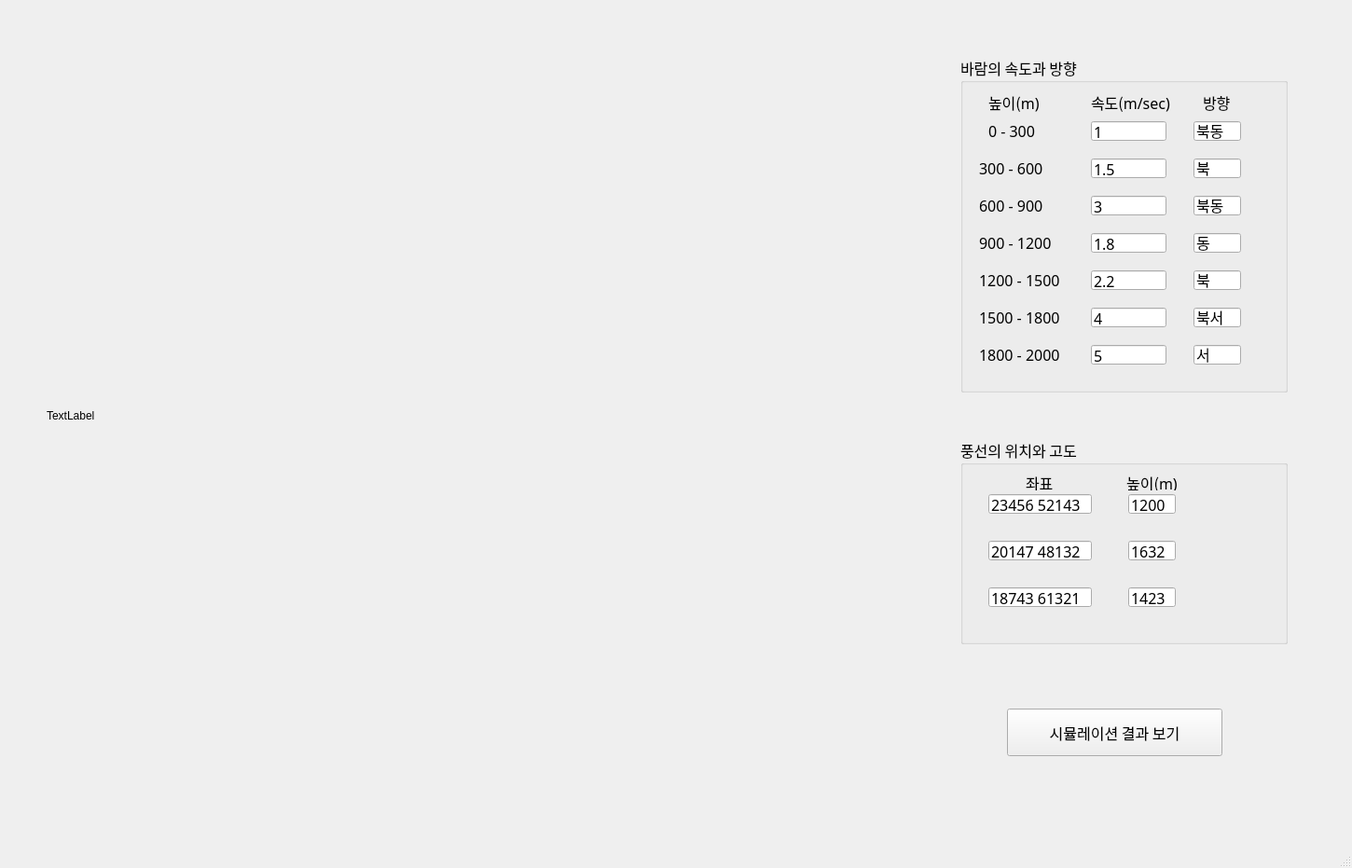
<?xml version="1.0" encoding="UTF-8"?>
<ui version="4.0">
 <class>MainWindow</class>
 <widget class="QMainWindow" name="MainWindow">
  <property name="geometry">
   <rect>
    <x>0</x>
    <y>0</y>
    <width>1450</width>
    <height>931</height>
   </rect>
  </property>
  <property name="windowTitle">
   <string>MainWindow</string>
  </property>
  <widget class="QWidget" name="centralwidget">
   <widget class="QLabel" name="label_4">
    <property name="geometry">
     <rect>
      <x>50</x>
      <y>110</y>
      <width>871</width>
      <height>671</height>
     </rect>
    </property>
    <property name="text">
     <string>TextLabel</string>
    </property>
   </widget>
   <widget class="QPushButton" name="pushButton">
    <property name="geometry">
     <rect>
      <x>1080</x>
      <y>760</y>
      <width>231</width>
      <height>51</height>
     </rect>
    </property>
    <property name="font">
     <font>
      <family>나눔바른고딕</family>
      <pointsize>12</pointsize>
     </font>
    </property>
    <property name="text">
     <string>시뮬레이션 결과 보기</string>
    </property>
   </widget>
   <widget class="QGroupBox" name="groupBox">
    <property name="geometry">
     <rect>
      <x>1030</x>
      <y>60</y>
      <width>351</width>
      <height>361</height>
     </rect>
    </property>
    <property name="font">
     <font>
      <family>나눔바른고딕</family>
      <pointsize>12</pointsize>
      <weight>50</weight>
      <bold>false</bold>
     </font>
    </property>
    <property name="title">
     <string>바람의 속도과 방향</string>
    </property>
    <widget class="QLineEdit" name="lineEdit_32">
     <property name="geometry">
      <rect>
       <x>250</x>
       <y>310</y>
       <width>51</width>
       <height>21</height>
      </rect>
     </property>
     <property name="text">
      <string>서</string>
     </property>
    </widget>
    <widget class="QLabel" name="label_10">
     <property name="geometry">
      <rect>
       <x>140</x>
       <y>40</y>
       <width>91</width>
       <height>20</height>
      </rect>
     </property>
     <property name="font">
      <font>
       <family>나눔바른고딕</family>
       <pointsize>12</pointsize>
       <weight>50</weight>
       <bold>false</bold>
      </font>
     </property>
     <property name="text">
      <string>속도(m/sec)</string>
     </property>
    </widget>
    <widget class="QLineEdit" name="lineEdit_27">
     <property name="geometry">
      <rect>
       <x>140</x>
       <y>230</y>
       <width>81</width>
       <height>21</height>
      </rect>
     </property>
     <property name="text">
      <string>2.2</string>
     </property>
    </widget>
    <widget class="QLabel" name="label_9">
     <property name="geometry">
      <rect>
       <x>20</x>
       <y>230</y>
       <width>121</width>
       <height>20</height>
      </rect>
     </property>
     <property name="text">
      <string>1200 - 1500</string>
     </property>
    </widget>
    <widget class="QLineEdit" name="lineEdit_31">
     <property name="geometry">
      <rect>
       <x>140</x>
       <y>310</y>
       <width>81</width>
       <height>21</height>
      </rect>
     </property>
     <property name="text">
      <string>5</string>
     </property>
    </widget>
    <widget class="QLineEdit" name="lineEdit_28">
     <property name="geometry">
      <rect>
       <x>250</x>
       <y>230</y>
       <width>51</width>
       <height>21</height>
      </rect>
     </property>
     <property name="text">
      <string>북</string>
     </property>
    </widget>
    <widget class="QLineEdit" name="lineEdit_20">
     <property name="geometry">
      <rect>
       <x>250</x>
       <y>110</y>
       <width>51</width>
       <height>21</height>
      </rect>
     </property>
     <property name="text">
      <string>북</string>
     </property>
    </widget>
    <widget class="QLineEdit" name="lineEdit_24">
     <property name="geometry">
      <rect>
       <x>140</x>
       <y>150</y>
       <width>81</width>
       <height>21</height>
      </rect>
     </property>
     <property name="text">
      <string>3</string>
     </property>
    </widget>
    <widget class="QLineEdit" name="lineEdit_23">
     <property name="geometry">
      <rect>
       <x>250</x>
       <y>70</y>
       <width>51</width>
       <height>21</height>
      </rect>
     </property>
     <property name="text">
      <string>북동</string>
     </property>
    </widget>
    <widget class="QLineEdit" name="lineEdit_21">
     <property name="geometry">
      <rect>
       <x>140</x>
       <y>110</y>
       <width>81</width>
       <height>21</height>
      </rect>
     </property>
     <property name="text">
      <string>1.5</string>
     </property>
    </widget>
    <widget class="QLineEdit" name="lineEdit_26">
     <property name="geometry">
      <rect>
       <x>250</x>
       <y>190</y>
       <width>51</width>
       <height>21</height>
      </rect>
     </property>
     <property name="text">
      <string>동</string>
     </property>
    </widget>
    <widget class="QLineEdit" name="lineEdit_19">
     <property name="geometry">
      <rect>
       <x>140</x>
       <y>70</y>
       <width>81</width>
       <height>21</height>
      </rect>
     </property>
     <property name="text">
      <string>1</string>
     </property>
    </widget>
    <widget class="QLabel" name="label_7">
     <property name="geometry">
      <rect>
       <x>20</x>
       <y>190</y>
       <width>121</width>
       <height>20</height>
      </rect>
     </property>
     <property name="text">
      <string>900 - 1200 </string>
     </property>
    </widget>
    <widget class="QLabel" name="label_3">
     <property name="geometry">
      <rect>
       <x>20</x>
       <y>150</y>
       <width>101</width>
       <height>20</height>
      </rect>
     </property>
     <property name="text">
      <string>600 - 900</string>
     </property>
    </widget>
    <widget class="QLabel" name="label_13">
     <property name="geometry">
      <rect>
       <x>20</x>
       <y>310</y>
       <width>121</width>
       <height>20</height>
      </rect>
     </property>
     <property name="text">
      <string>1800 - 2000</string>
     </property>
    </widget>
    <widget class="QLineEdit" name="lineEdit_29">
     <property name="geometry">
      <rect>
       <x>250</x>
       <y>270</y>
       <width>51</width>
       <height>21</height>
      </rect>
     </property>
     <property name="text">
      <string>북서</string>
     </property>
    </widget>
    <widget class="QLineEdit" name="lineEdit_22">
     <property name="geometry">
      <rect>
       <x>250</x>
       <y>150</y>
       <width>51</width>
       <height>21</height>
      </rect>
     </property>
     <property name="text">
      <string>북동</string>
     </property>
    </widget>
    <widget class="QLineEdit" name="lineEdit_30">
     <property name="geometry">
      <rect>
       <x>140</x>
       <y>270</y>
       <width>81</width>
       <height>21</height>
      </rect>
     </property>
     <property name="text">
      <string>4</string>
     </property>
    </widget>
    <widget class="QLabel" name="label">
     <property name="geometry">
      <rect>
       <x>30</x>
       <y>70</y>
       <width>71</width>
       <height>21</height>
      </rect>
     </property>
     <property name="text">
      <string>0 - 300</string>
     </property>
    </widget>
    <widget class="QLabel" name="label_11">
     <property name="geometry">
      <rect>
       <x>260</x>
       <y>40</y>
       <width>81</width>
       <height>20</height>
      </rect>
     </property>
     <property name="font">
      <font>
       <family>나눔바른고딕</family>
       <pointsize>12</pointsize>
       <weight>50</weight>
       <bold>false</bold>
      </font>
     </property>
     <property name="text">
      <string>방향</string>
     </property>
    </widget>
    <widget class="QLineEdit" name="lineEdit_25">
     <property name="geometry">
      <rect>
       <x>140</x>
       <y>190</y>
       <width>81</width>
       <height>21</height>
      </rect>
     </property>
     <property name="text">
      <string>1.8</string>
     </property>
    </widget>
    <widget class="QLabel" name="label_2">
     <property name="geometry">
      <rect>
       <x>20</x>
       <y>110</y>
       <width>101</width>
       <height>20</height>
      </rect>
     </property>
     <property name="text">
      <string>300 - 600</string>
     </property>
    </widget>
    <widget class="QLabel" name="label_12">
     <property name="geometry">
      <rect>
       <x>20</x>
       <y>270</y>
       <width>121</width>
       <height>20</height>
      </rect>
     </property>
     <property name="text">
      <string>1500 - 1800</string>
     </property>
    </widget>
    <widget class="QLabel" name="label_14">
     <property name="geometry">
      <rect>
       <x>30</x>
       <y>40</y>
       <width>81</width>
       <height>20</height>
      </rect>
     </property>
     <property name="font">
      <font>
       <family>나눔바른고딕</family>
       <pointsize>12</pointsize>
       <weight>50</weight>
       <bold>false</bold>
      </font>
     </property>
     <property name="text">
      <string>높이(m)</string>
     </property>
    </widget>
   </widget>
   <widget class="QGroupBox" name="groupBox_2">
    <property name="geometry">
     <rect>
      <x>1030</x>
      <y>470</y>
      <width>351</width>
      <height>221</height>
     </rect>
    </property>
    <property name="font">
     <font>
      <family>나눔바른고딕</family>
      <pointsize>12</pointsize>
     </font>
    </property>
    <property name="title">
     <string>풍선의 위치와 고도</string>
    </property>
    <widget class="QLineEdit" name="lineEdit_17">
     <property name="geometry">
      <rect>
       <x>30</x>
       <y>60</y>
       <width>111</width>
       <height>21</height>
      </rect>
     </property>
     <property name="text">
      <string>23456 52143</string>
     </property>
    </widget>
    <widget class="QLabel" name="label_5">
     <property name="geometry">
      <rect>
       <x>70</x>
       <y>40</y>
       <width>201</width>
       <height>16</height>
      </rect>
     </property>
     <property name="text">
      <string>좌표                      높이(m)</string>
     </property>
    </widget>
    <widget class="QLineEdit" name="lineEdit_18">
     <property name="geometry">
      <rect>
       <x>30</x>
       <y>110</y>
       <width>111</width>
       <height>21</height>
      </rect>
     </property>
     <property name="text">
      <string>20147 48132</string>
     </property>
    </widget>
    <widget class="QLineEdit" name="lineEdit_33">
     <property name="geometry">
      <rect>
       <x>30</x>
       <y>160</y>
       <width>111</width>
       <height>21</height>
      </rect>
     </property>
     <property name="text">
      <string>18743 61321</string>
     </property>
    </widget>
    <widget class="QLineEdit" name="lineEdit_34">
     <property name="geometry">
      <rect>
       <x>180</x>
       <y>60</y>
       <width>51</width>
       <height>21</height>
      </rect>
     </property>
     <property name="text">
      <string>1200</string>
     </property>
    </widget>
    <widget class="QLineEdit" name="lineEdit_35">
     <property name="geometry">
      <rect>
       <x>180</x>
       <y>110</y>
       <width>51</width>
       <height>21</height>
      </rect>
     </property>
     <property name="text">
      <string>1632</string>
     </property>
    </widget>
    <widget class="QLineEdit" name="lineEdit_36">
     <property name="geometry">
      <rect>
       <x>180</x>
       <y>160</y>
       <width>51</width>
       <height>21</height>
      </rect>
     </property>
     <property name="text">
      <string>1423</string>
     </property>
    </widget>
   </widget>
  </widget>
  <widget class="QMenuBar" name="menubar">
   <property name="geometry">
    <rect>
     <x>0</x>
     <y>0</y>
     <width>1450</width>
     <height>21</height>
    </rect>
   </property>
  </widget>
  <widget class="QStatusBar" name="statusbar"/>
 </widget>
 <resources/>
 <connections/>
</ui>
